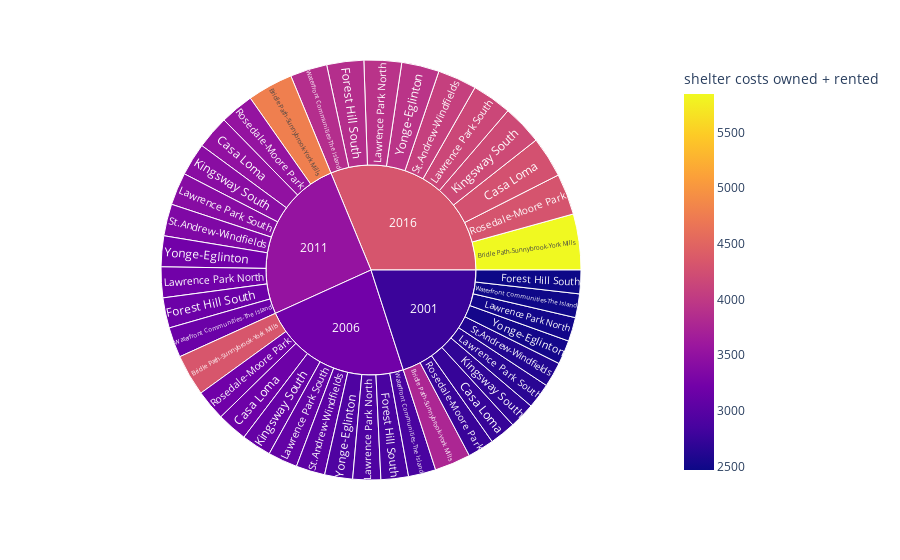

This figure's notebook cell:
### Code cell
# Create the sunburst chart
fig2 = px.sunburst(most_exp_df, values="shelter costs owned + rented", color="shelter costs owned + rented", path=["year", "neighbourhood" ], height=500)
fig2.show()

### Figure 1 — Plotly figure (JSON) as saved in the notebook; plotly's stock layout.template omitted (floating-point values rounded to 4 significant figures)
{"data": [{"branchvalues": "total", "customdata": [[3773], [4337], [4775], [5845], [2741], [3175], [3495], [4275], [2470], [2875], [3165], [3869], [2702], [3113], [3427], [4193], [2512], [2919], [3212], [3927], [2651], [3093], [3404], [4159], [2759], [3200], [3522], [4307], [2606], [3033], [3339], [4081], [2483], [2870], [3159], [3865], [2514], [2924], [3218], [3933], [2770.0], [3207.0], [3531.0], [4318.0]], "domain": {"x": [0, 1], "y": [0, 1]}, "hovertemplate": "labels=%{label}<br>shelter costs owned + rented_sum=%{value}<br>parent=%{parent}<br>id=%{id}<br>shelter costs owned + rented=%{color}<extra></extra>", "ids": ["2001/Bridle Path-Sunnybrook-York Mills", "2006/Bridle Path-Sunnybrook-York Mills", "2011/Bridle Path-Sunnybrook-York Mills", "2016/Bridle Path-Sunnybrook-York Mills", "2001/Casa Loma", "2006/Casa Loma", "2011/Casa Loma", "2016/Casa Loma", "2001/Forest Hill South", "2006/Forest Hill South", "2011/Forest Hill South", "2016/Forest Hill South", "2001/Kingsway South", "2006/Kingsway South", "2011/Kingsway South", "2016/Kingsway South", "2001/Lawrence Park North", "2006/Lawrence Park North", "2011/Lawrence Park North", "2016/Lawrence Park North", "2001/Lawrence Park South", "2006/Lawrence Park South", "2011/Lawrence Park South", "2016/Lawrence Park South", "2001/Rosedale-Moore Park", "2006/Rosedale-Moore Park", "2011/Rosedale-Moore Park", "2016/Rosedale-Moore Park", "2001/St.Andrew-Windfields", "2006/St.Andrew-Windfields", "2011/St.Andrew-Windfields", "2016/St.Andrew-Windfields", "2001/Waterfront Communities-The Island", "2006/Waterfront Communities-The Island", "2011/Waterfront Communities-The Island", "2016/Waterfront Communities-The Island", "2001/Yonge-Eglinton", "2006/Yonge-Eglinton", "2011/Yonge-Eglinton", "2016/Yonge-Eglinton", "2001", "2006", "2011", "2016"], "labels": ["Bridle Path-Sunnybrook-York Mills", "Bridle Path-Sunnybrook-York Mills", "Bridle Path-Sunnybrook-York Mills", "Bridle Path-Sunnybrook-York Mills", "Casa Loma", "Casa Loma", "Casa Loma", "Casa Loma", "Forest Hill South", "Forest Hill South", "Forest Hill South", "Forest Hill South", "Kingsway South", "Kingsway South", "Kingsway South", "Kingsway South", "Lawrence Park North", "Lawrence Park North", "Lawrence Park North", "Lawrence Park North", "Lawrence Park South", "Lawrence Park South", "Lawrence Park South", "Lawrence Park South", "Rosedale-Moore Park", "Rosedale-Moore Park", "Rosedale-Moore Park", "Rosedale-Moore Park", "St.Andrew-Windfields", "St.Andrew-Windfields", "St.Andrew-Windfields", "St.Andrew-Windfields", "Waterfront Communities-The Island", "Waterfront Communities-The Island", "Waterfront Communities-The Island", "Waterfront Communities-The Island", "Yonge-Eglinton", "Yonge-Eglinton", "Yonge-Eglinton", "Yonge-Eglinton", "2001", "2006", "2011", "2016"], "marker": {"coloraxis": "coloraxis", "colors": [3773, 4337, 4775, 5845, 2741, 3175, 3495, 4275, 2470, 2875, 3165, 3869, 2702, 3113, 3427, 4193, 2512, 2919, 3212, 3927, 2651, 3093, 3404, 4159, 2759, 3200, 3522, 4307, 2606, 3033, 3339, 4081, 2483, 2870, 3159, 3865, 2514, 2924, 3218, 3933, 2770.0, 3207.0, 3531.0, 4318.0]}, "name": "", "parents": ["2001", "2006", "2011", "2016", "2001", "2006", "2011", "2016", "2001", "2006", "2011", "2016", "2001", "2006", "2011", "2016", "2001", "2006", "2011", "2016", "2001", "2006", "2011", "2016", "2001", "2006", "2011", "2016", "2001", "2006", "2011", "2016", "2001", "2006", "2011", "2016", "2001", "2006", "2011", "2016", "", "", "", ""], "type": "sunburst", "values": [3773, 4337, 4775, 5845, 2741, 3175, 3495, 4275, 2470, 2875, 3165, 3869, 2702, 3113, 3427, 4193, 2512, 2919, 3212, 3927, 2651, 3093, 3404, 4159, 2759, 3200, 3522, 4307, 2606, 3033, 3339, 4081, 2483, 2870, 3159, 3865, 2514, 2924, 3218, 3933, 27211, 31539, 34716, 42454]}], "layout": {"autosize": true, "coloraxis": {"colorbar": {"title": {"text": "shelter costs owned + rented"}}, "colorscale": [[0, "#0d0887"], [0.1111, "#46039f"], [0.2222, "#7201a8"], [0.3333, "#9c179e"], [0.4444, "#bd3786"], [0.5556, "#d8576b"], [0.6667, "#ed7953"], [0.7778, "#fb9f3a"], [0.8889, "#fdca26"], [1, "#f0f921"]]}, "legend": {"tracegroupgap": 0}, "margin": {"t": 60}}}
